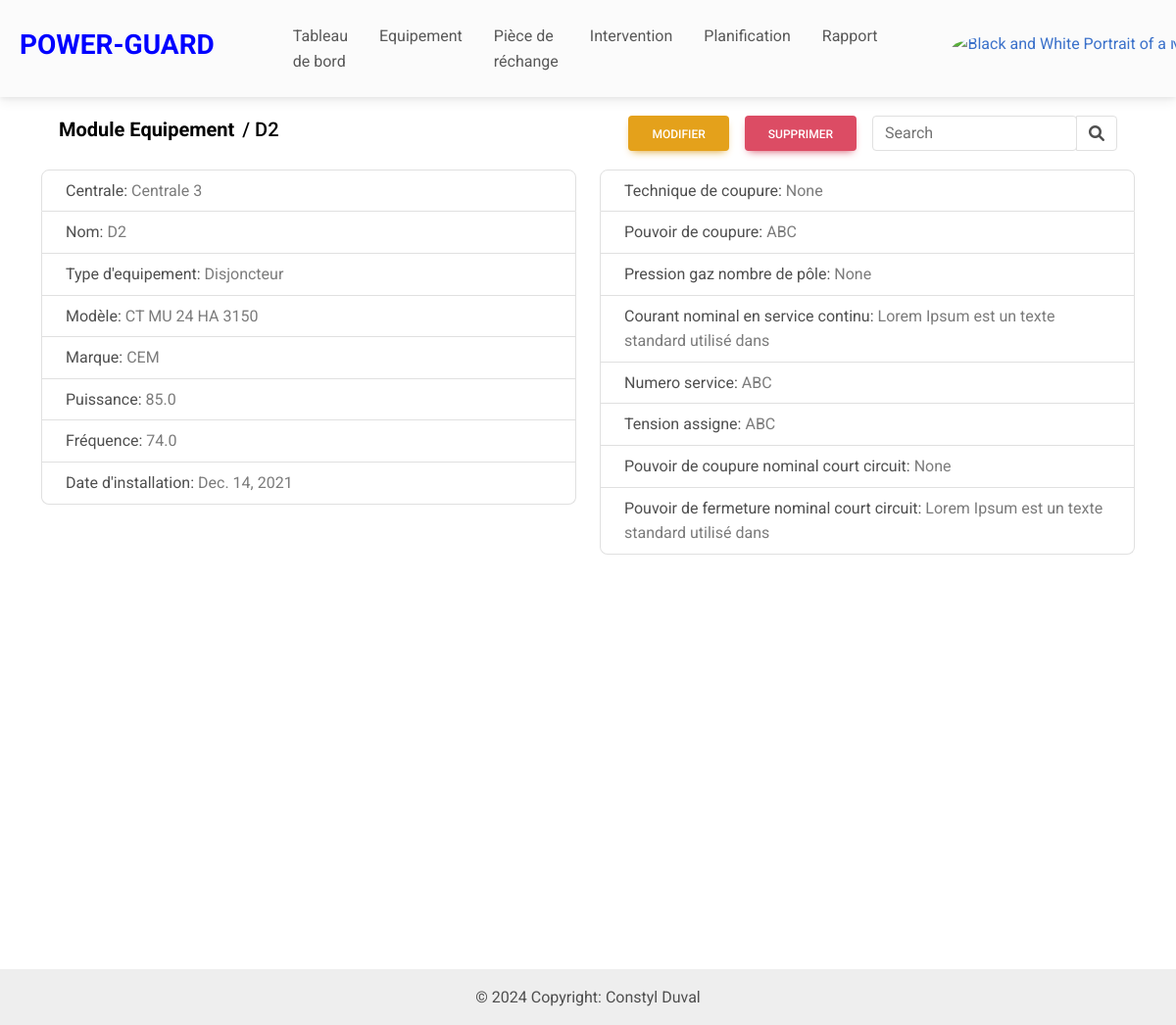
Screenshot of /equipement/4 (signed in) with the database file from the repository.
### eneo_pages/models.py (models this page shows, shortened)
class Equipement(models.Model):
    TYPE_EQUIPE = [
        ("Disjoncteur", "Disjoncteur",),
        ("Transformateur", "Transformateur"),
    ]
    centrale = models.ForeignKey(Centrale, on_delete=models.CASCADE)
    nom = models.CharField(max_length=100)
    type_equipement = models.CharField(max_length=100, choices=TYPE_EQUIPE)
    modèle = models.CharField(max_length=100)
    marque = models.CharField(max_length=100)
    puissance = models.FloatField()
    fréquence = models.FloatField()
    date_installation = models.DateField()
    fonction = models.CharField(max_length=100, blank=True, null=True)
    emplacement_couplage = models.CharField(max_length=100, blank=True, null=True)
    regleur_en_chargeur = models.CharField(max_length=100, blank=True, null=True)
    mode_de_fonctionnement = models.CharField(max_length=100, blank=True, null=True)
    technique_de_coupure = models.CharField(max_length=100, blank=True, null=True)
    pouvoir_de_coupure = models.CharField(max_length=100, blank=True, null=True)
    pression_gaz_nombre_de_pôle  = models.CharField(max_length=100, blank=True, null=True)
    courant_nominal_en_service_continu = models.CharField(max_length=100, blank=True, null=True)
    numero_service = models.CharField(max_length=100, blank=True, null=True)
    tension_assigne = models.CharField(max_length=100, blank=True, null=True)
    pouvoir_de_coupure_nominal_court_circuit = models.CharField(max_length=100, blank=True, null=True)
    pouvoir_de_fermeture_nominal_court_circuit  = models.CharField(max_length=100, blank=True, null=True)
    date_création=models.DateTimeField(auto_now_add=True)
    date_modification=models.DateTimeField(auto_now=True)

class Centrale(models.Model):
    nom=models.CharField(max_length=100)
    localisation = models.CharField(max_length=100)
    état = models.CharField(max_length=100)
    date_création=models.DateTimeField(auto_now_add=True)
    date_modification=models.DateTimeField(auto_now=True)
    def __str__(self):
        return self.nom

### eneo_pages/views.py (the view)
# urls.py: path("equipement/<int:id_equip>", views.detail_equipement, name="detail_equipement"),
@login_required
def detail_equipement(request, id_equip):
    detail_equipement = Equipement.objects.get(id = id_equip)
    context = {"equipement" : detail_equipement}
    return render(request, "pages/equipement/detail.html", context)

### eneo_pages/templates/pages/equipement/detail.html (shortened to what this page needs)
{% extends "../../base/base.html" %}
{% block body %}
    {% url 'update_equipement' pk=equipement.pk as update_equipement_url %}
    {% url 'delete_equipement' pk=equipement.pk as delete_equipement_url %}
    {% with detail1='<span style="margin-left: 8px;"> / ' %}
        {% with detail1=detail1|add:equipement.nom|add:'</span>' %}
            {% include "../../base/navbar2.html" with detail1=detail1 title='<a href="#" style="color: black;">Module Equipement</a>' button='<a href="'|add:update_equipement_url|add:'" type="button" class="btn btn-warning me-3">Modifier</a>' button2='<a href="#" type="button" class="btn btn-danger me-3" data-mdb-ripple-init data-mdb-modal-init data-mdb-target="#exampleModal" >Supprimer</a>'%}
        {% endwith %}
    {% endwith %}
    <div class="container vh-100 mb-3">
        <div class="row">
            <div class="col-md-6">
                <ul class="list-group">
                    <li class="list-group-item">Centrale: <span class="text-muted">{{ equipement.centrale }}</span></li>
                    <li class="list-group-item">Nom: <span class="text-muted">{{ equipement.nom }}</span></li>
                    <li class="list-group-item">Type d'equipement: <span class="text-muted">{{ equipement.type_equipement }}</span></li>
                    <li class="list-group-item">Modèle: <span class="text-muted">{{ equipement.modèle }}</span></li>
                    <li class="list-group-item">Marque: <span class="text-muted">{{ equipement.marque }}</span></li>
                    <li class="list-group-item">Puissance: <span class="text-muted">{{ equipement.puissance }}</span></li>
                    <li class="list-group-item">Fréquence: <span class="text-muted">{{ equipement.fréquence }}</span></li>
                    <li class="list-group-item">Date d'installation: <span class="text-muted">{{ equipement.date_installation }}</span></li>
                </ul>
            </div>
            <div class="col-md-6">
                <ul class="list-group">
                    {% if equipement.type_equipement == "Disjoncteur" %}
                        <li class="list-group-item">Technique de coupure: <span class="text-muted">{{ equipement.technique_de_coupure }}</span></li>
                        <li class="list-group-item">Pouvoir de coupure: <span class="text-muted">{{ equipement.pouvoir_de_coupure }}</span></li>
                        <li class="list-group-item">Pression gaz nombre de pôle: <span class="text-muted">{{ equipement.pression_gaz_nombre_de_pôle }}</span></li>
                        <li class="list-group-item">Courant nominal en service continu: <span class="text-muted">{{ equipement.courant_nominal_en_service_continu }}</span></li>
                        <li class="list-group-item">Numero service: <span class="text-muted">{{ equipement.numero_service }}</span></li>
                        <li class="list-group-item">Tension assigne: <span class="text-muted">{{ equipement.tension_assigne }}</span></li>
                        <li class="list-group-item">Pouvoir de coupure nominal court circuit: <span class="text-muted">{{ equipement.pouvoir_de_coupure_nominal_court_circuit }}</span></li>
                        <li class="list-group-item">Pouvoir de fermeture nominal court circuit: <span class="text-muted">{{ equipement.pouvoir_de_fermeture_nominal_court_circuit }}</span></li>
                    {% endif %}
                </ul>
            </div>
        </div>
    </div>
{% endblock %}

### rows the page displays
Equipement: centrale "Centrale 3", nom "D2", type_equipement "Disjoncteur", modèle "CT MU 24 HA 3150", marque "CEM", puissance "85.0", fréquence "74.0", date_installation "Dec. 14, 2021", technique_de_coupure "None", pouvoir_de_coupure "ABC", pression_gaz_nombre_de_pôle "None", courant_nominal_en_service_continu "Lorem Ipsum est un texte standard utilisé dans", numero_service "ABC", tension_assigne "ABC", pouvoir_de_coupure_nominal_court_circuit "None", pouvoir_de_fermeture_nominal_court_circuit "Lorem Ipsum est un texte standard utilisé dans"

### other values shown
{{ title|escape }} "Module Equipement"
{{ detail1|safe }} "/ D2"
{{ button|safe }} "MODIFIER"
{{ button2|safe }} "SUPPRIMER"
